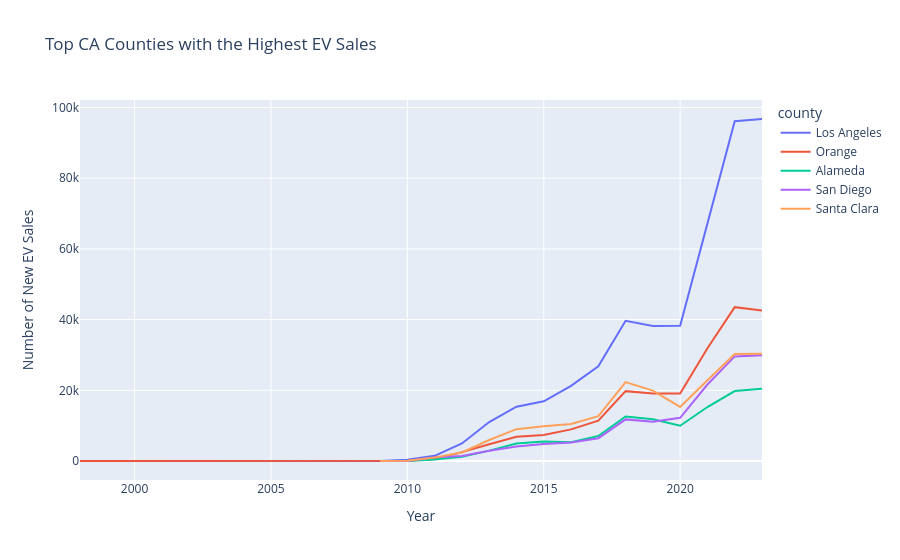

Notebook source saved alongside this figure:
### Markdown cell above
Takeaway: 
* Want to look deeper into Los Angeles, Orange, Santa Clara, San Diego, Alameda.

### Code cell
# Focusing on Los Angeles, Orange, Santa Clara, San Diego, Alameda.
major_counties = zev[ zev["county"].isin(["Los Angeles", "Orange", "Santa Clara", "San Diego", "Alameda"]) ]
# sum of vehicles per year
mc_v_per_year = major_counties.groupby(["year", "county"]).sum("num_vehicles").reset_index()

fig = px.line(mc_v_per_year, x="year", y="num_vehicles",
                color="county",
                labels={'year':'Year', 'num_vehicles':'Number of New EV Sales'},
                title="Top CA Counties with the Highest EV Sales",
                )

# fig.show(renderer="svg")
fig.show()

### Figure 1 — Plotly figure (JSON) as saved in the notebook; plotly's stock layout.template omitted (floating-point values rounded to 4 significant figures)
{"data": [{"hovertemplate": "county=Los Angeles<br>Year=%{x}<br>Number of New EV Sales=%{y}<extra></extra>", "legendgroup": "Los Angeles", "line": {"color": "#636efa", "dash": "solid"}, "marker": {"symbol": "circle"}, "mode": "lines", "name": "Los Angeles", "orientation": "v", "showlegend": true, "type": "scatter", "x": [1998, 2001, 2005, 2009, 2010, 2011, 2012, 2013, 2014, 2015, 2016, 2017, 2018, 2019, 2020, 2021, 2022, 2023], "xaxis": "x", "y": [1, 1, 1, 30, 339, 1465, 4962, 11013, 15373, 16892, 21263, 26766, 39657, 38219, 38249, 67296, 96090, 96739], "yaxis": "y"}, {"hovertemplate": "county=Orange<br>Year=%{x}<br>Number of New EV Sales=%{y}<extra></extra>", "legendgroup": "Orange", "line": {"color": "#EF553B", "dash": "solid"}, "marker": {"symbol": "circle"}, "mode": "lines", "name": "Orange", "orientation": "v", "showlegend": true, "type": "scatter", "x": [1998, 2009, 2010, 2011, 2012, 2013, 2014, 2015, 2016, 2017, 2018, 2019, 2020, 2021, 2022, 2023], "xaxis": "x", "y": [1, 3, 37, 537, 2503, 4719, 6870, 7329, 8951, 11398, 19755, 19066, 19104, 31917, 43517, 42538], "yaxis": "y"}, {"hovertemplate": "county=Alameda<br>Year=%{x}<br>Number of New EV Sales=%{y}<extra></extra>", "legendgroup": "Alameda", "line": {"color": "#00cc96", "dash": "solid"}, "marker": {"symbol": "circle"}, "mode": "lines", "name": "Alameda", "orientation": "v", "showlegend": true, "type": "scatter", "x": [2009, 2010, 2011, 2012, 2013, 2014, 2015, 2016, 2017, 2018, 2019, 2020, 2021, 2022, 2023], "xaxis": "x", "y": [5, 13, 452, 1165, 2943, 4966, 5536, 5327, 7056, 12578, 11781, 9978, 15264, 19796, 20437], "yaxis": "y"}, {"hovertemplate": "county=San Diego<br>Year=%{x}<br>Number of New EV Sales=%{y}<extra></extra>", "legendgroup": "San Diego", "line": {"color": "#ab63fa", "dash": "solid"}, "marker": {"symbol": "circle"}, "mode": "lines", "name": "San Diego", "orientation": "v", "showlegend": true, "type": "scatter", "x": [2009, 2010, 2011, 2012, 2013, 2014, 2015, 2016, 2017, 2018, 2019, 2020, 2021, 2022, 2023], "xaxis": "x", "y": [1, 28, 1057, 1389, 2877, 4122, 4824, 5218, 6453, 11768, 11114, 12219, 21630, 29592, 29934], "yaxis": "y"}, {"hovertemplate": "county=Santa Clara<br>Year=%{x}<br>Number of New EV Sales=%{y}<extra></extra>", "legendgroup": "Santa Clara", "line": {"color": "#FFA15A", "dash": "solid"}, "marker": {"symbol": "circle"}, "mode": "lines", "name": "Santa Clara", "orientation": "v", "showlegend": true, "type": "scatter", "x": [2009, 2010, 2011, 2012, 2013, 2014, 2015, 2016, 2017, 2018, 2019, 2020, 2021, 2022, 2023], "xaxis": "x", "y": [12, 83, 1000, 2411, 5940, 9007, 9821, 10482, 12688, 22311, 19906, 15281, 22826, 30262, 30347], "yaxis": "y"}], "layout": {"autosize": true, "legend": {"title": {"text": "county"}, "tracegroupgap": 0}, "title": {"text": "Top CA Counties with the Highest EV Sales"}, "xaxis": {"anchor": "y", "autorange": true, "domain": [0, 1], "range": [1998, 2023], "title": {"text": "Year"}, "type": "linear"}, "yaxis": {"anchor": "x", "autorange": true, "domain": [0, 1], "range": [-5373.0, 102100.0], "title": {"text": "Number of New EV Sales"}, "type": "linear"}}}
